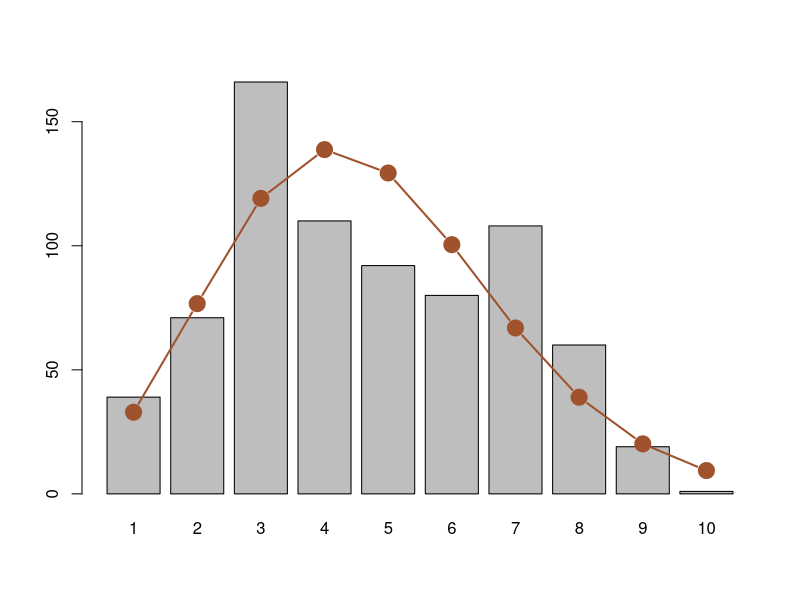
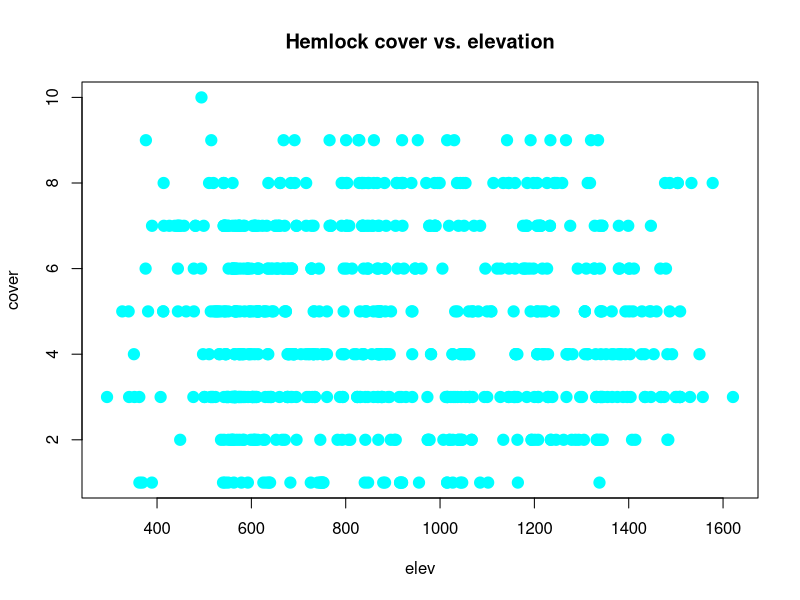

Generate these figures, in order, with R:

#for more examples see: http://plantecology.syr.edu/fridley/bio793/glm.html
getwd()
###set your working dir (the badday2)

setwd('/Users/luisacutillo/Sheffield//BAD DAYS/BAD_DAY2/')
getwd()

dat = read.csv('./Data/treedata.csv') #choose the treedata.csv dataset
head(dat)
dim(dat)
dat2 = subset(dat,dat$species=="Tsuga canadensis")
mean(dat2$cover)



var(dat2$cover)


table(dat2$cover)


#If these counts were distributed exactly from a Poisson process, what would they look like, assuming the same mean (and variance)?

bar1 = barplot(as.vector(table(dat2$cover)),names.arg=seq(1:10))

points(bar1,dpois(seq(1,10),4.66)*sum(table(dat2$cover)),

     cex=2,type="b",col="sienna",lwd=2,pch=19)
#?dpois


#?glm

glm1 = glm(cover~1,data=dat2,family=poisson)

summary(glm1) 

with(dat2,plot(elev,cover,main="Hemlock cover vs. elevation",      cex=1.5,col="cyan",pch=19))
glm2 = glm(cover~elev,data=dat2,family=poisson)
summary(glm2)
anova(glm1,glm2,test="Chisq") 

#Note the chi-squared test is typically recommended for models with 'known deviance' (Poisson and binomial).  Here the model with elevation adds no explanatory power (fairly obvious from the graph), but we can still add the predicted trend line to our graph:

x = seq(0,1660)
#plot.new()
#lines(predict(glm2,list(elev=x),type="response"),lwd=2,col="orange")

#What is crucial here is the type argument to predict: "response" re-calculates the coefficients to be on the same scale as the original response variable, rather than the scale of the link function.  Let's now try an ANOVA with Poisson error, using disturbance as our predictor:

glm3 = glm(cover~disturb,data=dat2,family=poisson)

summary(glm3)
anova(glm1,glm3,test="Chisq") 


glm4 = glm(cover~disturb*elev,data=dat2,family=poisson)

summary(glm4) 

step(glm4) 

#?step



#st=step(glm4) 

#st$anova
